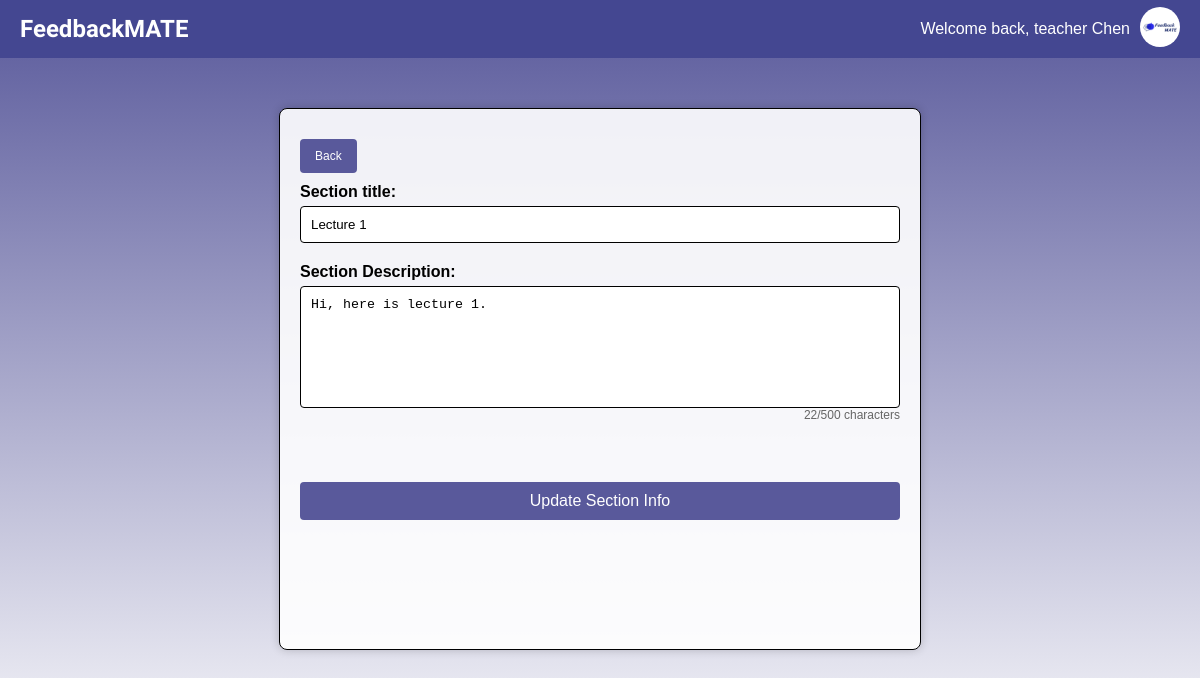
/teacher/channel/1/section/1/edit/ (signed in), run on an earlier commit of the app's database.
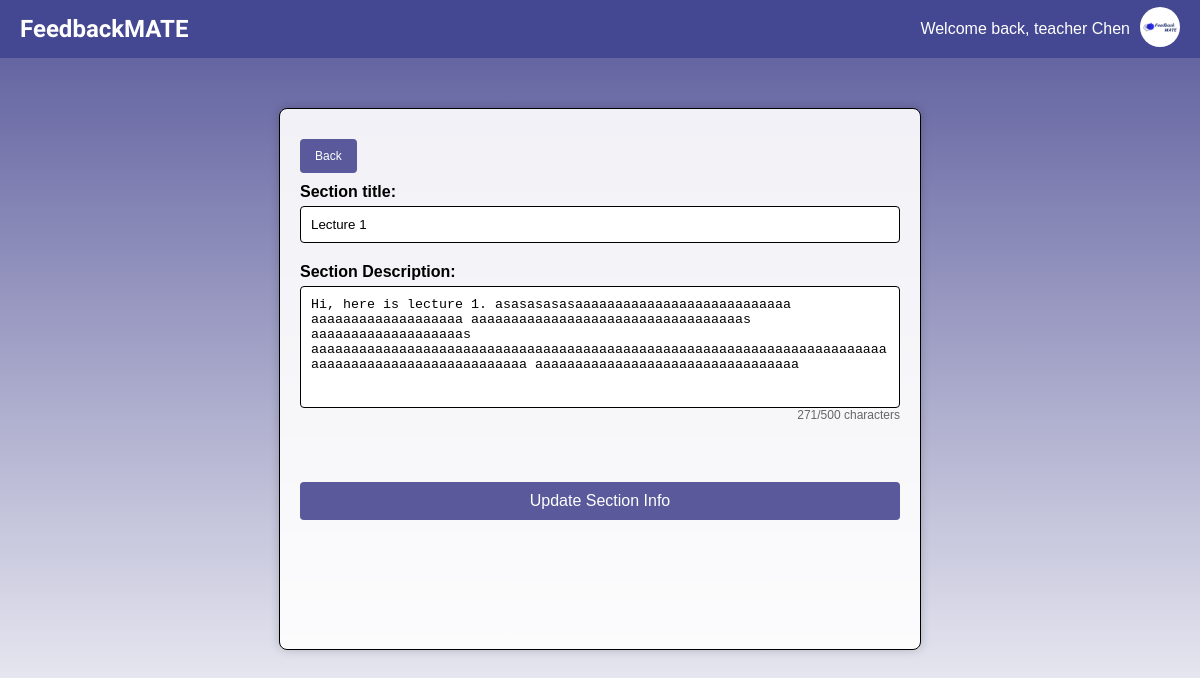
And on a later commit of the database.
### main/models.py (models this page shows, shortened)
class Section(models.Model):
    channel = models.ForeignKey(Channel, on_delete=models.CASCADE)
    title = models.CharField(max_length=50)
    description = models.TextField(max_length=500, blank=True)
    total_rating = models.FloatField(default=0.0, blank=True)
    ratings_count = models.PositiveIntegerField(default=0, blank=True)
    one_star_users = models.ManyToManyField(User, related_name='one_star_sections', blank=True)
    two_star_users = models.ManyToManyField(User, related_name='two_star_sections', blank=True)
    three_star_users = models.ManyToManyField(User, related_name='three_star_sections', blank=True)
    four_star_users = models.ManyToManyField(User, related_name='four_star_sections', blank=True)
    five_star_users = models.ManyToManyField(User, related_name='five_star_sections', blank=True)
    one_star_percentage = models.FloatField(verbose_name="Percentage", default=0.0)
    two_star_percentage = models.FloatField(verbose_name="Percentage", default=0.0)
    three_star_percentage = models.FloatField(verbose_name="Percentage", default=0.0)
    four_star_percentage = models.FloatField(verbose_name="Percentage", default=0.0)
    five_star_percentage = models.FloatField(verbose_name="Percentage", default=0.0)

### main/decorators.py (the view)
    def _wrapped_view(request, *args, **kwargs):
        if request.user.groups.filter(name='teacher').exists():
            return view_func(request, *args, **kwargs)
        else:
            return redirect('student')

### main/views.py (called while the page is built, shortened)
@login_required(login_url='login')
@teacher_required
def edit_section(request, channel_id, section_id):
    channel = get_object_or_404(Channel, pk=channel_id)
    section = get_object_or_404(Section, pk=section_id, channel=channel)
    user_info = UserInfo.objects.get(user=request.user)
    return render(request, 'edit_section_info.html', {
        'section': section,
        'channel': channel,
        'username': user_info.profile_name,
        'user_image': user_info.user_image.url,
    })

### main/templates/edit_section_info.html (shortened to what this page needs)
<!DOCTYPE html>
<html lang="en" xmlns="http://www.w3.org/1999/html">
<head>
</head>
<body>
    <div class="header">
        <div class="logo">FeedbackMATE</div>
        <div class="user-info">
            <span class="welcome-text">Welcome back, {{ username }}</span>
            <div class="user-dropdown">
                <img src="{{ user_image }}" alt="User Image" width="40" height="40" style="border-radius: 50%;">
            </div>
        </div>
    </div>
    <div class="container">
        <button class="back-button" onclick="location.href='{% url 'section' channel_id=channel.id section_id=section.id %}'">Back</button>
        <div class="form-container">
            <form method="POST" action="" enctype="multipart/form-data">
                <label for="channel-name">Section title:</label>
                <input type="text" id="channel-name" name="channel-name" maxlength="70" value="{{ section.title }}"  placeholder="{{ section.title }}">
                <label for="channel-info">Section Description:</label>
                <textarea id="channel-info" name="channel-info" oninput="updateCharCount()" maxlength="500" placeholder="{{ section.description }}">{{ section.description }}</textarea>
                <div id="char-count" class="char-counter">0/500 characters</div>
                <button type="submit" class="create-button">Update Section Info</button>
            </form>
        </div>
    </div>
</body>
</html>

What changed in the data, as far as the page shows it:
changed Section "Lecture 1": channel-info "Hi, here is lecture 1." → "Hi, here is lecture 1. asasasasasaaaaaaaaaaaaaaaaaaaaaaaaaaa aaaaaaaaaaaaaaaaaaa aaaaaaaaaaaaaaaaaaaaaaaaaaaaaaaaaas aaaaaaaaaaaaaaaaaaas aaaaaaaaaaaaaaaaaaaaaaaaaaaaaaaaaaaaaaaaaaaaaaaaaaaaaaaaaaaaaaaaaaaaaaaaaaaaaaaaaaaaaaaaaaaaaaaaaaa aaaaaaaaaaaaaaaaaaaaaaaaaaaaaaaaa"
Also different on the page:
text written by a page script: "22/500 characters" → "271/500 characters"
